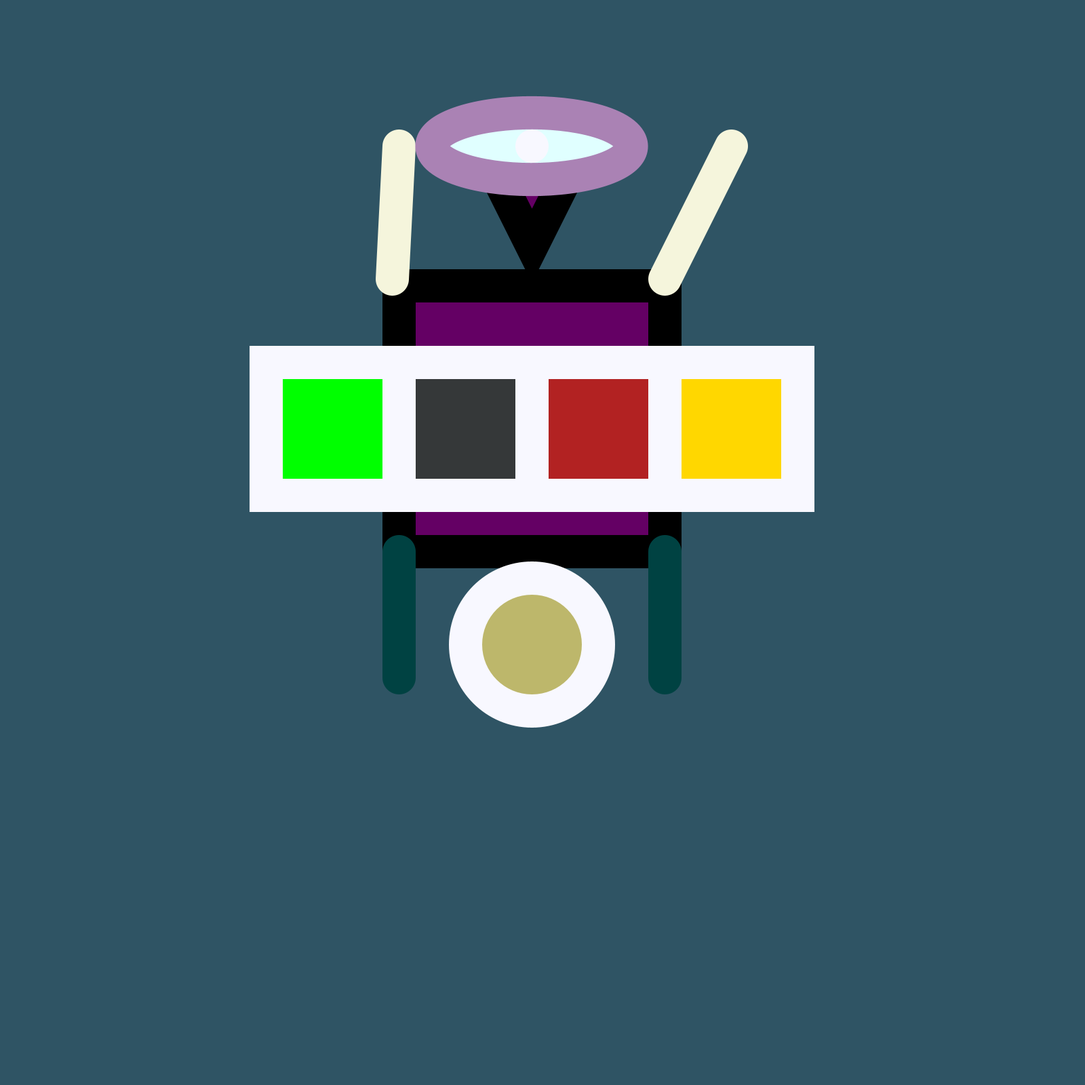
Frame 1 (no input)
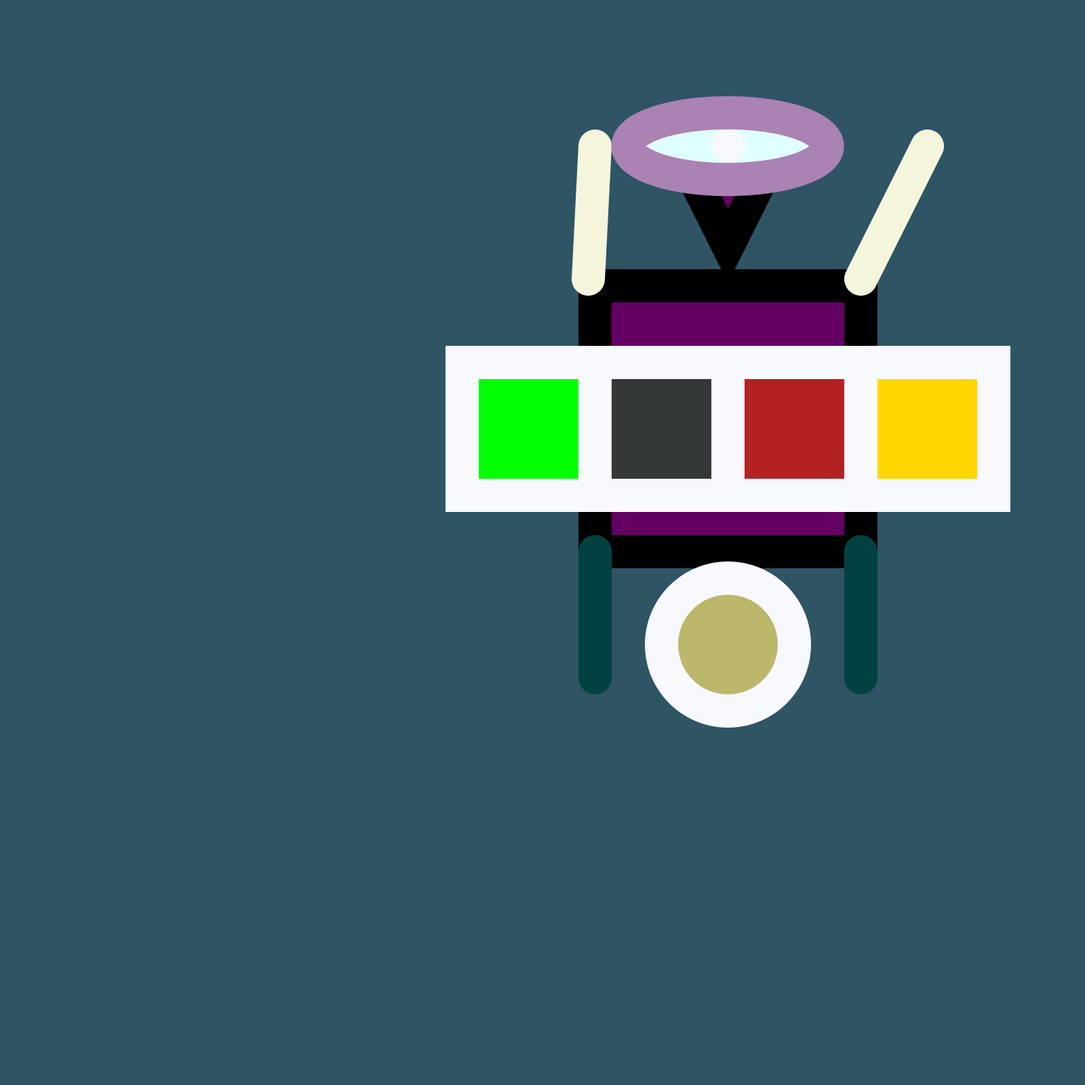
Frame 60 (the mouse pressed at the canvas centre just before this capture)
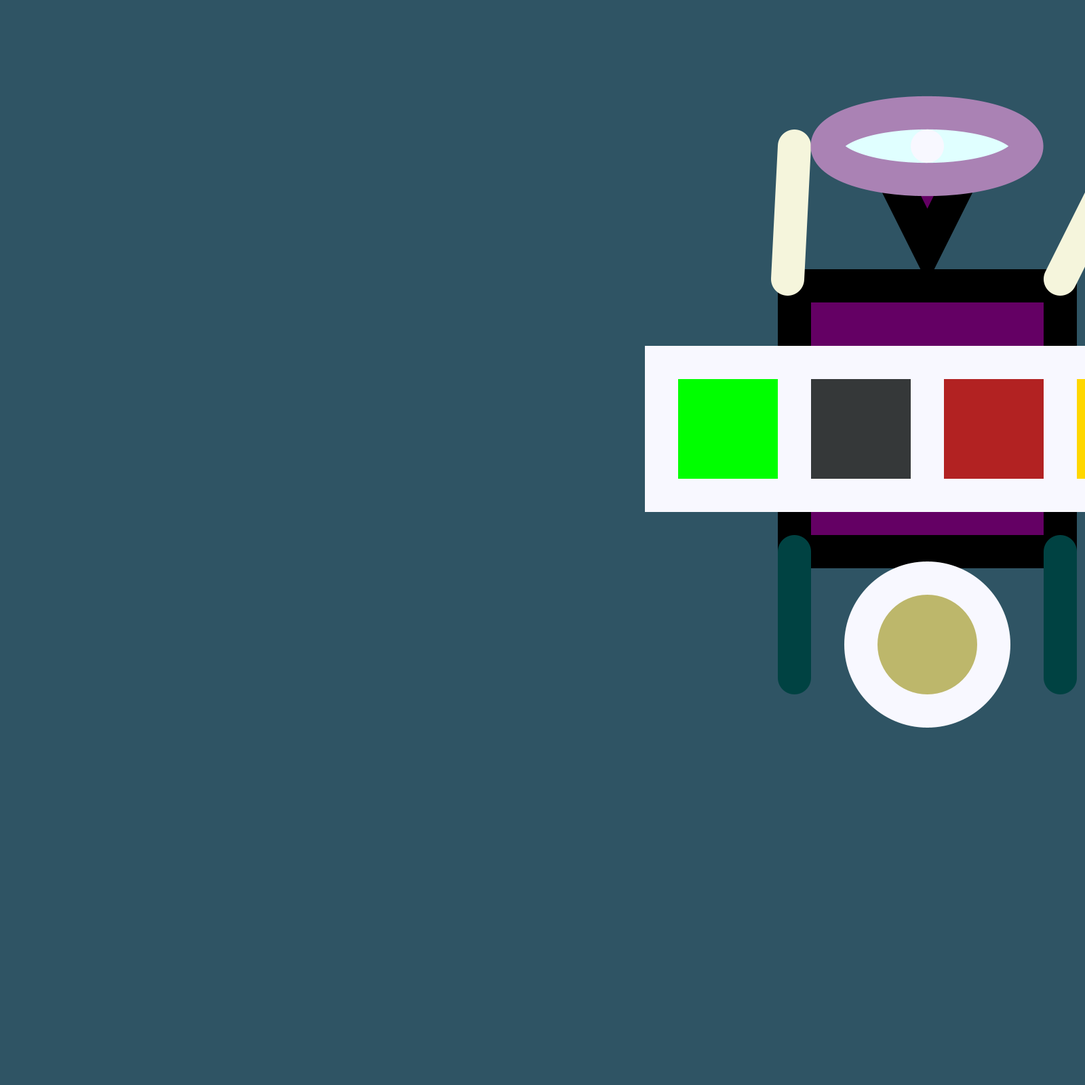
Frame 120 (the mouse held since frame 60 and released just before this capture)

The Processing sketch that drew these frames (run headless with seeded random() and noise(); from frame 60 on, the mouse is pressed at the canvas centre):

// Processing sketch: creature_animated
// ── creature_animated.pde
int x = 200;
int y = 200;
/*
Copyright Rohan
This is my Robot
*/
void setup() {
size (1600,1600);
}
void draw () {
scale(0.98);
translate(x,20);
if (x >= width-70 ) {
  x = 200;
}
stroke(0,0,0);
x = x + 5;
background(47.8,84.7,100.2);
strokeWeight(50);
fill(100,0,100);
square(400, 410,400); 
/*
this is the main body
*/

triangle(550, 250, 650, 250, 600, 350);
stroke(245,245,220);
line(390,400,400,200);
line(800,400,900,200);
/*
these are the 2 arm lines
*/
stroke(0,66,66);
line(400,810,400,1000);
line(800,810,800,1000);
/*
these are the 2 leg lines
*/
fill(224,255,255);
stroke(170,130,180);
arc(600,200,300,100,200,500);
/*
this is the face of my robot
*/
stroke(248,248,255);
point(600,200);
/* 
this is the eye
*/
fill(0,255,0);
square(y,525,200);

fill(53,56,57);
square(400,525,200);
fill(189,183,107);
circle(600,950,200);
fill(178,34,34);
square(600,525,200);
fill(255,215,0);
square(800,525,200);
}
/* 
this is the belt
*/
